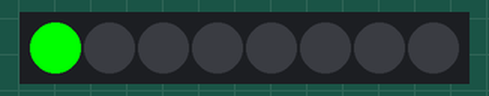
The sketch below on a simulated ATtiny85, built with avr-gcc and run on an emulated ATtiny85. Parts: 8 RGB LEDs in strip order, left to right.

Above: at 1.1 s.
At 5.1 s:
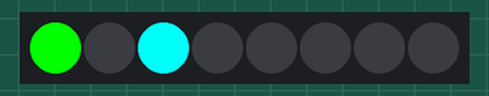
At 10.1 s:
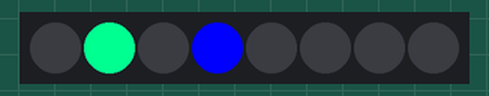
At 19.1 s:
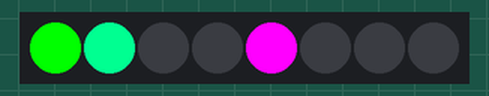
At 28.1 s:
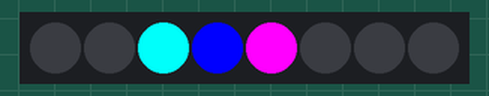
At 38.1 s:
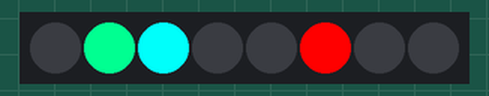
Timing chart, 0 to 40.0 s (numbered marks = the images above):
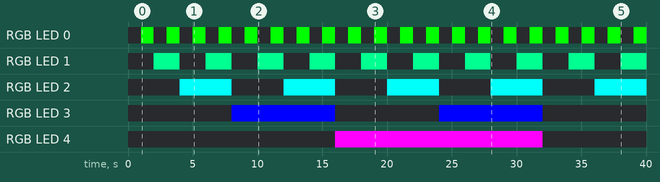

Measured:
- by itself, RGB LED 0: alternates RGB(0, 255, 0) for 1.0 s and off for 1.0 s
- by itself, RGB LED 1: alternates RGB(0, 255, 145) for 2.0 s and off for 2.0 s
- by itself, RGB LED 2: alternates RGB(0, 255, 251) for 4.0 s and off for 4.0 s
- by itself, RGB LED 3: alternates RGB(0, 0, 255) for 8.0 s and off for 8.0 s
- by itself, RGB LED 4: off → RGB(255, 0, 255) at 16.0 s, → off 16.0 s later
- what the display in image 0 shows lasts 1.0 s, from 1.0 s to 2.0 s

The sketch:

byte_counter.ino
```cpp
// Program to drive a dotstar LED array based on accelerometer readings

//Debugging memory library
#include <MemoryFree.h>

#define  DEBUG  0

// Libraries for Dotstar
#include <Adafruit_DotStar.h>
// Because conditional #includes don't work w/Arduino sketches...
#include <SPI.h>         // COMMENT OUT THIS LINE FOR GEMMA OR TRINKET
#include <avr/power.h> // ENABLE THIS LINE FOR GEMMA OR TRINKET

#define NUMPIXELS 8 // Number of LEDs in strip

// Here's how to control the LEDs from any two pins:
#define DATAPIN    3
#define CLOCKPIN   4

// Here are the colors:
#define DARK 0x000000
#define RED 0x00FF00
#define ORANGE 0x00FF91
#define YELLOW 0x00FFFB
#define GREEN 0x0000FF
#define BLUE 0xFF0000
#define TEAL 0xFF00FF
#define VIOLET 0xFFAA00
#define WHITE 0xFFFFFF
#define DIM_WHITE 0x010101

#define NUMCOLORS 8

uint32_t colors[NUMCOLORS]={RED,ORANGE,YELLOW,GREEN,TEAL, BLUE,VIOLET,WHITE};
// This requires about 200 mA for all the 'on' pixels + 1 mA per 'off' pixel.

Adafruit_DotStar strip = Adafruit_DotStar(
  NUMPIXELS, DATAPIN, CLOCKPIN, DOTSTAR_BRG);
// The last parameter is optional -- this is the color data order of the
// DotStar strip, which has changed over time in different production runs.
// Your code just uses R,G,B colors, the library then reassigns as needed.
// Default is DOTSTAR_BRG, so change this if you have an earlier strip.

// Hardware SPI is a little faster, but must be wired to specific pins
// (Arduino Uno = pin 11 for data, 13 for clock, other boards are different).
//Adafruit_DotStar strip = Adafruit_DotStar(NUMPIXELS, DOTSTAR_BRG);


uint32_t color = 0x888888;      // 'On' color

uint8_t counter = 0;
int colorCounter = 0;

void setup() {

#if defined(__AVR_ATtiny85__) && (F_CPU == 16000000L)
  clock_prescale_set(clock_div_1); // Enable 16 MHz on Trinket
#endif

  strip.begin(); // Initialize pins for output
  strip.show();  // Turn all LEDs off ASAP

  setStripColor(ORANGE);
  color = BLUE;

  //rainbowsForever();

}

void loop() {

  //setThisManyLEDs(int(NUMPIXELS * (freeMemory() / 2048.0)));
  //if(colorCounter >= NUMCOLORS) {
  //  colorCounter = 0;
  //}
  color = colors[colorCounter];
  setStripBinary(counter);
  delay(1000);
  counter++;
  colorCounter++;
}

void setStripBinary (uint8_t number) {
 for (int i = 0; i <= NUMPIXELS; i++) {
  if(bitRead(number, i) == 1) {
   strip.setPixelColor(i, colors[i]);
  } else {
    strip.setPixelColor(i, DARK);
  }
 }
 strip.show();
}

void setStripColor (uint32_t setColor) {
    for(int i = 0; i < 30; i++) {
      strip.setPixelColor(i, setColor);
    }
    strip.show();
}

void setThisManyLEDs(int numLEDs) {
  if(numLEDs >= NUMPIXELS) {
    numLEDs = 5;
  }

  setStripColor(DARK);
  for(int i = 0; i < numLEDs; i++) {
    strip.setPixelColor(i, color);
  }
  strip.show();
}

uint32_t pickRainbowColor (float num) {
  if(num < 0.25) {
    return DIM_WHITE;
  }
  if(num < 0.375) {
    return RED;
  }
  if(num < 0.50) {
    return ORANGE;
  }
  if(num < 0.625) {
    return YELLOW;
  }
  if(num < 0.75) {
    return GREEN;
  }
  if(num < 0.875) {
    return BLUE;
  }
  return VIOLET;
}
void rainbowCycle () {
  setStripColor(RED);
  delay(200);
  setStripColor(ORANGE);
  delay(200);
  setStripColor(YELLOW);
  delay(200);
  setStripColor(GREEN);
  delay(200);
  setStripColor(BLUE);
  delay(200);
  setStripColor(VIOLET);
  delay(200);

}

void rainbowsForever() {
  while(1) {
    rainbowCycle();
  }
}
```
